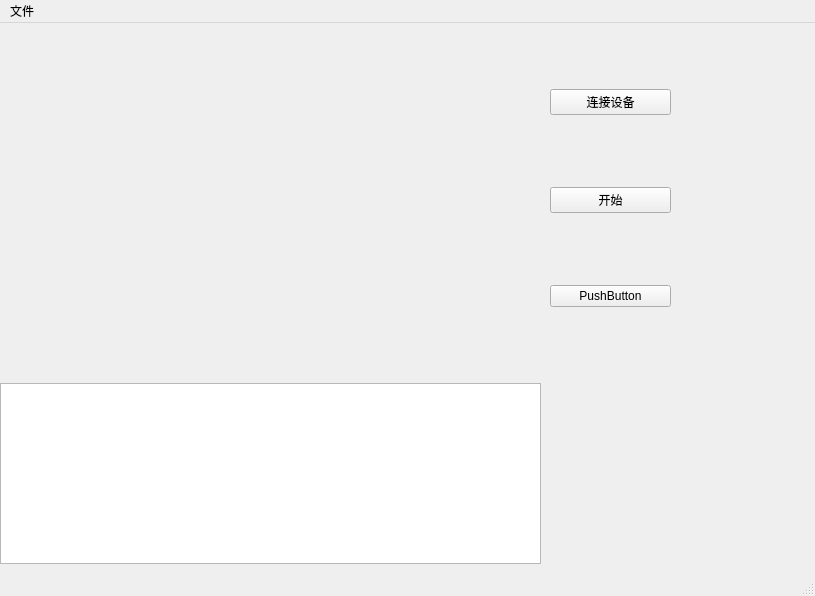
<?xml version="1.0" encoding="UTF-8"?>
<ui version="4.0">
 <class>MainWindow</class>
 <widget class="QMainWindow" name="MainWindow">
  <property name="geometry">
   <rect>
    <x>0</x>
    <y>0</y>
    <width>815</width>
    <height>596</height>
   </rect>
  </property>
  <property name="windowTitle">
   <string>MainWindow</string>
  </property>
  <widget class="QWidget" name="centralwidget">
   <widget class="QWidget" name="gridLayoutWidget">
    <property name="geometry">
     <rect>
      <x>0</x>
      <y>0</y>
      <width>541</width>
      <height>351</height>
     </rect>
    </property>
    <layout class="QGridLayout" name="gridLayout"/>
   </widget>
   <widget class="QWidget" name="gridLayoutWidget_2">
    <property name="geometry">
     <rect>
      <x>0</x>
      <y>360</y>
      <width>541</width>
      <height>181</height>
     </rect>
    </property>
    <layout class="QGridLayout" name="gridLayout_2">
     <item row="0" column="0">
      <widget class="QTextEdit" name="textEdit">
       <property name="enabled">
        <bool>true</bool>
       </property>
      </widget>
     </item>
    </layout>
   </widget>
   <widget class="QWidget" name="gridLayoutWidget_3">
    <property name="geometry">
     <rect>
      <x>550</x>
      <y>0</y>
      <width>121</width>
      <height>351</height>
     </rect>
    </property>
    <layout class="QGridLayout" name="gridLayout_3">
     <item row="2" column="0">
      <widget class="QPushButton" name="pushButton_2">
       <property name="text">
        <string>开始</string>
       </property>
      </widget>
     </item>
     <item row="0" column="0">
      <widget class="QPushButton" name="pushButton">
       <property name="text">
        <string>连接设备</string>
       </property>
      </widget>
     </item>
     <item row="3" column="0">
      <widget class="QPushButton" name="pushButton_3">
       <property name="text">
        <string>PushButton</string>
       </property>
      </widget>
     </item>
    </layout>
   </widget>
   <widget class="QWidget" name="gridLayoutWidget_4">
    <property name="geometry">
     <rect>
      <x>550</x>
      <y>360</y>
      <width>241</width>
      <height>181</height>
     </rect>
    </property>
    <layout class="QGridLayout" name="gridLayout_4"/>
   </widget>
  </widget>
  <widget class="QMenuBar" name="menubar">
   <property name="geometry">
    <rect>
     <x>0</x>
     <y>0</y>
     <width>815</width>
     <height>26</height>
    </rect>
   </property>
   <widget class="QMenu" name="menu">
    <property name="title">
     <string>文件</string>
    </property>
    <addaction name="action"/>
   </widget>
   <addaction name="menu"/>
  </widget>
  <widget class="QStatusBar" name="statusbar"/>
  <action name="action">
   <property name="text">
    <string>退出</string>
   </property>
  </action>
 </widget>
 <resources/>
 <connections/>
</ui>
